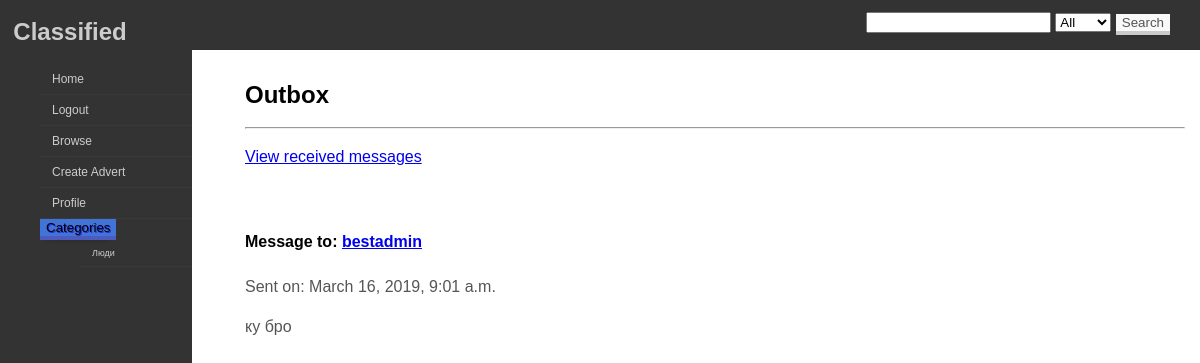
Screenshot of /accounts/outbox/ (signed in) with the database file from the repository.
### accounts/models.py (models this page shows)
class PersonalMessage(models.Model):
    sender = models.ForeignKey(User, on_delete=models.CASCADE, related_name='sender')
    recipient = models.ForeignKey(User, on_delete=models.CASCADE, related_name='recipient')
    text = models.TextField(null=False)
    sent_date = models.DateTimeField(auto_now_add=True)
    read = models.BooleanField(default=False)

### adverts/models.py (models this page shows, shortened)
class Category(models.Model):
    name = models.CharField(max_length=40)

### accounts/views.py (the view)
@login_required()
def outbox(request):
    content = {}
    content['categories'] = Category.objects.all()
    content['messages'] = PersonalMessage.objects.filter(sender=request.user.pk).order_by('-sent_date')
    return render(request, 'outbox.html', content)

### templates/outbox.html
{% extends 'base.html' %}
{% block content %}
<h2>Outbox</h2>
<hr>
<p><a href="{% url 'accounts:inbox' %}">View received messages</a></p>
<br>
{% if messages %}
{% for m in messages %}
<p><h4>Message to:  <a href="{% url 'accounts:public_profile' m.recipient.pk %}">{{ m.recipient }}</a></h4></p>
<p>Sent on:  {{ m.sent_date }}</p>
<p>{{ m.text }}</p>
<br>
{% endfor %}
{% else %}
<p>No messages to display</p>
{% endif %}
{% endblock %}

### templates/base.html (shortened to what this page needs)
<!DOCTYPE html>
{% load static %}
<html xmlns="http://www.w3.org/1999/html">
<head>
    <link rel="stylesheet" type="text/css" href="{% static 'classified/css/simple.css' %}"/>
    <link rel="stylesheet" type="text/css" href="{% static 'classified/css/sidebar.css' %}"/>
    <link rel="stylesheet" type="text/css" href="{% static 'classified/css/buttons.css' %}"/>
</head>
<body>
<main>
    <div class="innertube"><br><br>
        {% block content %}
        {% endblock %}
    </div>
</main>
<div class="header">
    <a href="https://github.com/ThriceGood/classified-django">
        <h2 style="color:#ccc;float:left;">&nbsp Classified</h2>
    </a>
    <div style="float:right;padding: 10px 30px 5px 5px;">
        <form method="post" action="{% url 'adverts:search' %}">
            <input name="query" type="search">
            <select name="category">
                <option value="0">All</option>
            </select>
            <input type="submit" class="btn btn-default btn-pressure btn-sensitive" value="Search"/>
        </form>
    </div>
</div>
<div id='cssmenu'><br><br>
    <ul>
        <li><a href="{% url 'main:index' %}"><span>Home</span></a></li>
        {% if user.is_authenticated %}
            <li><a href="{% url 'accounts:logout' %}"><span>Logout</span></a></li>
        {% else %}
            <li><a href="{% url 'accounts:register' %}"><span>Register</span></a></li>
            <li><a href="{% url 'accounts:login' %}"><span>Login</span></a></li>
        {% endif %}
        <li><a href="{% url 'adverts:list' 0 %}"><span>Browse</span></a></li>
        {% if user.is_authenticated %}
            <li><a href="{% url 'adverts:create' %}"><span>Create Advert</span></a></li>
            <li><a href="{% url 'accounts:view_profile' %}"><span>Profile</span></a></li>
        {% endif %}
        <li>
            <div class="dropdown">
                <button class="btn btn-primary dropdown-toggle" type="button" data-toggle="dropdown">Categories
                    </button>
                <ul class="dropdown-menu" id="dropdown">
                    {% for category_item in categories %}
                        <li><a href="{% url 'adverts:list' category_item.id %}">{{ category_item.name }}</a></li>
                    {% endfor %}
                </ul>
            </div>
        </li>
    </ul>
</div>
</body>
</html>

### static/classified/css/simple.css (style rules this page uses)
body { margin: 0; padding: 0; overflow: hidden; height: 100%; max-height: 100%; font-family:Sans-serif; line-height: 1.5em; }
main { position: fixed; top: 0; left: 230px; right: 0; bottom: 0; overflow: auto; background: #fff; }
.innertube { margin: 15px; }
p { color: #555; }
.header { width:100%; position:fixed; top:0px; height:50px; background:#333; margin:0px auto; }

### static/classified/css/sidebar.css (style rules this page uses)
#cssmenu { background: #333; list-style: none; margin: 0; padding: 0; width: 12em; height: 1000px; }
#cssmenu li { font: 75% "Lucida Sans Unicode", "Bitstream Vera Sans", "Trebuchet Unicode MS", "Lucida Grande", Verdana, Helvetica, sans-serif; margin: 0; padding: 0; list-style: none; }
#cssmenu a { background: #333; border-bottom: 1px solid #393939; color: #ccc; display: block; margin: 0; padding: 8px 12px; text-decoration: none; font-weight: normal; }

### static/classified/css/buttons.css (style rules this page uses)
.btn { border-radius: 0; border: 0; border-bottom: 4px solid #CCCCCC; margin:0; -webkit-box-shadow: 0 5px 5px -6px rgba(0,0,0,.3); -moz-box-shadow: 0 5px 5px -6px rgba(0,0,0,.3); box-shadow: 0 5px 5px -6px rgba(0,0,0,.3); }
.btn-default { color: #555; background-color: #f9f9f9; border-color: #cacaca; text-shadow: 1px 1px 0 #f5f5f5; }
.btn-primary { background-color: #4274d7; border-color: #4d5bbe; text-shadow: 1px 1px 0 #232bd5; }
.btn-pressure { position: relative; margin-bottom: 0; }

### rows the page displays
PersonalMessage: recipient "bestadmin", sent_date "March 16, 2019, 9:01 a.m.", text "ку бро"
Category: name "Люди"
